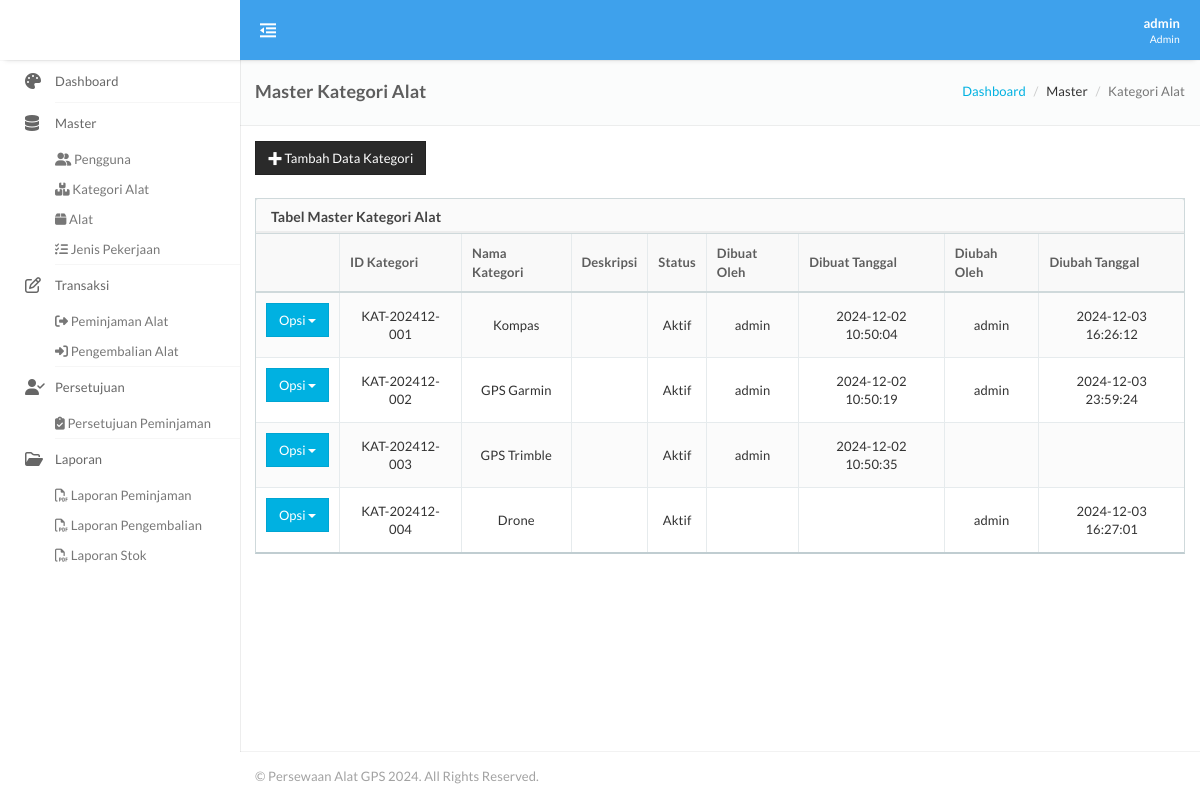
Screenshot of /kategori.php (signed in) with the database file from the repository.
### tables this page shows
CREATE TABLE IF NOT EXISTS `m_kategori` (
  `ID_KATEGORI` varchar(50) NOT NULL,
  `NAMA_KATEGORI` varchar(50) DEFAULT NULL,
  `DESKRIPSI` varchar(150) DEFAULT NULL,
  `STATUS` varchar(50) DEFAULT '1',
  `CREATED_BY` varchar(50) DEFAULT NULL,
  `CREATED_DATE` datetime DEFAULT NULL,
  `UPDATED_BY` varchar(50) DEFAULT NULL,
  `UPDATED_DATE` datetime DEFAULT NULL,
  PRIMARY KEY (`ID_KATEGORI`)
);

### module/backend/master/kategori/t_kategori.php (called while the page is built, shortened)
<?php
if (isset($_GET['method']) && $_GET['method'] == 'delete') {
    require_once '../../../connection/conn.php';
    $ID_USER = $_SESSION['LOGINUS_GIS'];
    $ID_KATEGORI = $_GET['id'];
    $query = "DELETE FROM m_kategori WHERE ID_KATEGORI = :ID_KATEGORI";
    $params = array(':ID_KATEGORI' => $ID_KATEGORI);
    $deleteKategori = GetQuery2($query, $params);
    if ($deleteKategori->rowCount() > 0) {
        echo "<script>alert('Data berhasil dihapus');</script>";
        echo "<script>document.location.href='../../../../kategori.php';</script>";
    } else {
        echo "<script>alert('Data gagal dihapus');</script>";
    }
} else {
    $query = "SELECT *,CASE WHEN STATUS = 1 THEN 'Aktif' ELSE 'Tidak Aktif' END STATUS_DETAIL FROM m_kategori";
    $params = array();
    $getKategori = GetQuery2($query, $params);
    $rowKategori = $getKategori->fetchAll(PDO::FETCH_ASSOC);
}
?>

### module/connection/conn.php (called while the page is built, shortened)
<?php
$host = "localhost";
$database = "persewaan";
$username = "gis";
$password = "persewaangis";
try {
    $db1 = new PDO("mysql:host=$host;dbname=$database", $username, $password);
    $db1->setAttribute(PDO::ATTR_ERRMODE, PDO::ERRMODE_EXCEPTION);
    function GetQuery2($query, $params = [])
    {
        global $db1;
        $result = $db1->prepare($query);
        $result->execute($params);
        return $result;
    }
} catch (PDOException $e) {
    die("Database connection failed: " . $e->getMessage());
}
?>

### module/view/master/kategori/v_kategori.php (the view, shortened to what this page needs)
<div class="container-fluid">
    <div class="page-header page-header-block">
        <div class="page-header-section">
            <h4 class="title semibold">Master Kategori Alat</h4>
        </div>
        <div class="page-header-section">
            <div class="toolbar">
                <ol class="breadcrumb breadcrumb-transparent nm">
                    <li><a href="dashboard.php">Dashboard</a></li>
                    <li >Master</li>
                    <li class="active">Kategori Alat</li>
                </ol>
            </div>
        </div>
    </div>
    <?php
    if ($_SESSION['LOGINAKS_GIS'] == 'Admin') {
        ?>
        <div class="row">
            <div class="col-lg-12">
                <a href="kategori_transaksi.php" class="open-AddTingkatGelar btn btn-inverse mb5" ><i class="ico-plus2"></i> Tambah Data Kategori</a>
            </div>
        </div>
        <br>
        <?php
    }
    ?>
    <div class="row">
        <div class="col-md-12">
            <div class="panel panel-default" id="demo">
                <div class="panel-heading">
                    <h3 class="panel-title">Tabel Master Kategori Alat</h3>
                </div>
                <table class="table table-striped table-bordered" id="kategori-table">
                    <thead>
                        <tr>
                            <th></th>
                            <th>ID Kategori</th>
                            <th>Nama Kategori</th>
                            <th>Deskripsi</th>
                            <th>Status</th>
                            <th>Dibuat Oleh</th>
                            <th>Dibuat Tanggal</th>
                            <th>Diubah Oleh</th>
                            <th>Diubah Tanggal</th>
                        </tr>
                    </thead>
                    <tbody>
                        <?php
                        foreach ($rowKategori as $dataKategori) {
                            extract($dataKategori);
                            ?>
                            <tr>
                                <td align="center">
                                    <form id="eventoption-form-<?= uniqid(); ?>" method="post" class="form">
                                        <div class="btn-group" style="margin-bottom:5px;">
                                            <button type="button" class="btn btn-primary mb5 dropdown-toggle" data-toggle="dropdown">Opsi <span class="caret"></span></button>
                                        </div>
                                    </form>
                                </td>
                                <td align="center"><?= $ID_KATEGORI; ?></td>
                                <td align="center"><?= $NAMA_KATEGORI; ?></td>
                                <td><?= $DESKRIPSI; ?></td>
                                <td align="center"><?= $STATUS_DETAIL; ?></td>
                                <td align="center"><?= $CREATED_BY; ?></td>
                                <td align="center"><?= $CREATED_DATE; ?></td>
                                <td align="center"><?= $UPDATED_BY; ?></td>
                                <td align="center"><?= $UPDATED_DATE; ?></td>
                            </tr>
                            <?php
                        }
                        ?>
                    </tbody>
                </table>
            </div>
        </div>
    </div>
</div>

### assets/stylesheet/layout.css (style rules this page uses)
html { position: relative; z-index: 1; min-height: 100%; letter-spacing: 0.1px; }
html body { font-family: 'Lato', sans-serif; font-size: 13px; min-height: 100%; background-color: #fff; overflow-x: hidden; }
#main > .container-fluid, #main > .container { float: left; width: 100%; padding: 15px; padding-bottom: 0; }

### rows the page displays
m_kategori: ID_KATEGORI "KAT-202412-001", NAMA_KATEGORI "Kompas", STATUS_DETAIL "Aktif", CREATED_BY "admin", CREATED_DATE "2024-12-02 10:50:04", UPDATED_BY "admin", UPDATED_DATE "2024-12-03 16:26:12"
m_kategori: ID_KATEGORI "KAT-202412-002", NAMA_KATEGORI "GPS Garmin", STATUS_DETAIL "Aktif", CREATED_BY "admin", CREATED_DATE "2024-12-02 10:50:19", UPDATED_BY "admin", UPDATED_DATE "2024-12-03 23:59:24"
m_kategori: ID_KATEGORI "KAT-202412-003", NAMA_KATEGORI "GPS Trimble", STATUS_DETAIL "Aktif", CREATED_BY "admin", CREATED_DATE "2024-12-02 10:50:35"
m_kategori: ID_KATEGORI "KAT-202412-004", NAMA_KATEGORI "Drone", STATUS_DETAIL "Aktif", UPDATED_BY "admin", UPDATED_DATE "2024-12-03 16:27:01"

### other values shown
$_SESSION["LOGINNAMA_GIS"] "admin"
$_SESSION["LOGINAKS_GIS"] "Admin"
